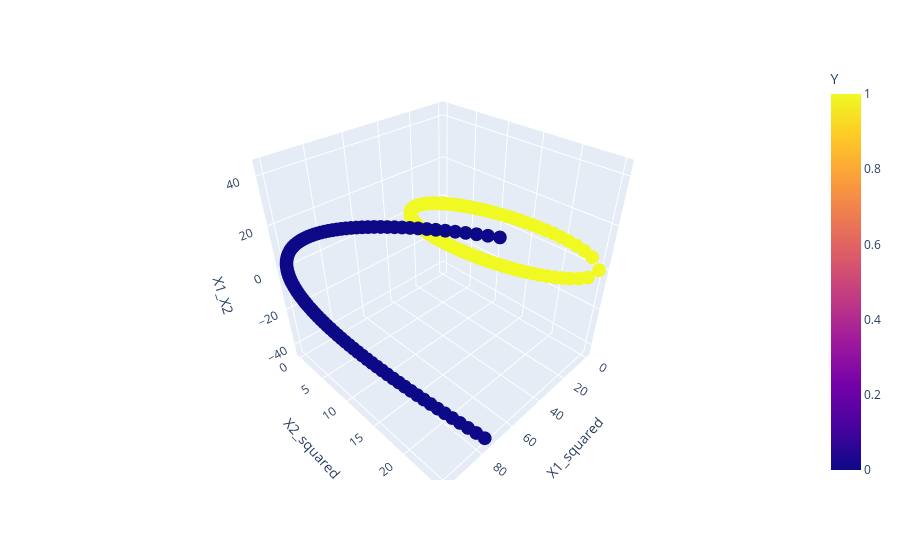

This figure's notebook cell:
### Code cell
from plotly.express import scatter_3d
scatter_3d(df, x='X1_squared', y='X2_squared', z='X1_X2', color='Y')

### Figure 1 — Plotly figure (JSON) as saved in the notebook; plotly's stock layout.template omitted (floating-point values rounded to 4 significant figures; data arrays with more than 128 entries replaced by an {"elided": "..."} marker saying what was removed)
{"data": [{"hovertemplate": "X1_squared=%{x}<br>X2_squared=%{y}<br>X1_X2=%{z}<br>Y=%{marker.color}<extra></extra>", "legendgroup": "", "marker": {"color": {"elided": "400 int values"}, "coloraxis": "coloraxis", "symbol": "circle"}, "mode": "markers", "name": "", "scene": "scene", "showlegend": false, "type": "scatter3d", "x": {"elided": "400 float values"}, "y": {"elided": "400 float values"}, "z": {"elided": "400 float values"}}], "layout": {"coloraxis": {"colorbar": {"title": {"text": "Y"}}, "colorscale": [[0, "#0d0887"], [0.1111, "#46039f"], [0.2222, "#7201a8"], [0.3333, "#9c179e"], [0.4444, "#bd3786"], [0.5556, "#d8576b"], [0.6667, "#ed7953"], [0.7778, "#fb9f3a"], [0.8889, "#fdca26"], [1, "#f0f921"]]}, "legend": {"tracegroupgap": 0}, "margin": {"t": 60}, "scene": {"domain": {"x": [0, 1], "y": [0, 1]}, "xaxis": {"title": {"text": "X1_squared"}}, "yaxis": {"title": {"text": "X2_squared"}}, "zaxis": {"title": {"text": "X1_X2"}}}}}
